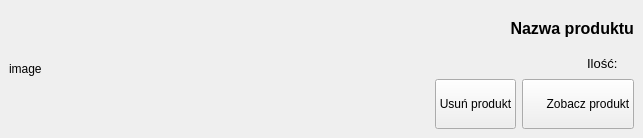
<?xml version="1.0" encoding="UTF-8"?>
<ui version="4.0">
 <class>ProductListElement</class>
 <widget class="QWidget" name="ProductListElement">
  <property name="geometry">
   <rect>
    <x>0</x>
    <y>0</y>
    <width>643</width>
    <height>138</height>
   </rect>
  </property>
  <property name="minimumSize">
   <size>
    <width>0</width>
    <height>138</height>
   </size>
  </property>
  <property name="maximumSize">
   <size>
    <width>16777215</width>
    <height>138</height>
   </size>
  </property>
  <property name="windowTitle">
   <string>Form</string>
  </property>
  <property name="styleSheet">
   <string notr="true"/>
  </property>
  <layout class="QVBoxLayout" name="verticalLayout_2">
   <property name="spacing">
    <number>0</number>
   </property>
   <property name="leftMargin">
    <number>0</number>
   </property>
   <property name="topMargin">
    <number>0</number>
   </property>
   <property name="rightMargin">
    <number>0</number>
   </property>
   <property name="bottomMargin">
    <number>0</number>
   </property>
   <item>
    <widget class="QWidget" name="widget" native="true">
     <property name="styleSheet">
      <string notr="true">QWidget #widget:hover {
	border: 2px solid white;
	border-radius: 15%;
}</string>
     </property>
     <layout class="QHBoxLayout" name="horizontalLayout" stretch="0,0">
      <item>
       <widget class="QLabel" name="imageLabel">
        <property name="sizePolicy">
         <sizepolicy hsizetype="Preferred" vsizetype="Preferred">
          <horstretch>0</horstretch>
          <verstretch>0</verstretch>
         </sizepolicy>
        </property>
        <property name="minimumSize">
         <size>
          <width>0</width>
          <height>0</height>
         </size>
        </property>
        <property name="maximumSize">
         <size>
          <width>16777215</width>
          <height>16777215</height>
         </size>
        </property>
        <property name="styleSheet">
         <string notr="true"/>
        </property>
        <property name="text">
         <string>image</string>
        </property>
       </widget>
      </item>
      <item>
       <layout class="QVBoxLayout" name="verticalLayout" stretch="3,0,4">
        <item>
         <widget class="QLabel" name="nameLabel">
          <property name="font">
           <font>
            <pointsize>12</pointsize>
            <bold>true</bold>
           </font>
          </property>
          <property name="text">
           <string>Nazwa produktu</string>
          </property>
          <property name="alignment">
           <set>Qt::AlignRight|Qt::AlignTrailing|Qt::AlignVCenter</set>
          </property>
         </widget>
        </item>
        <item>
         <layout class="QHBoxLayout" name="horizontalLayout_3" stretch="1,0,9,0">
          <item>
           <widget class="QLabel" name="fullNameLabel">
            <property name="text">
             <string/>
            </property>
           </widget>
          </item>
          <item>
           <spacer name="horizontalSpacer_2">
            <property name="orientation">
             <enum>Qt::Horizontal</enum>
            </property>
            <property name="sizeHint" stdset="0">
             <size>
              <width>40</width>
              <height>20</height>
             </size>
            </property>
           </spacer>
          </item>
          <item>
           <widget class="QLabel" name="amountTextLabel">
            <property name="font">
             <font>
              <pointsize>10</pointsize>
             </font>
            </property>
            <property name="text">
             <string>Ilość: </string>
            </property>
            <property name="alignment">
             <set>Qt::AlignRight|Qt::AlignTrailing|Qt::AlignVCenter</set>
            </property>
           </widget>
          </item>
          <item>
           <widget class="QLabel" name="amountNumberLabel">
            <property name="sizePolicy">
             <sizepolicy hsizetype="Minimum" vsizetype="Preferred">
              <horstretch>0</horstretch>
              <verstretch>0</verstretch>
             </sizepolicy>
            </property>
            <property name="text">
             <string/>
            </property>
           </widget>
          </item>
         </layout>
        </item>
        <item>
         <layout class="QHBoxLayout" name="horizontalLayout_2" stretch="8,0,2">
          <item>
           <spacer name="horizontalSpacer">
            <property name="orientation">
             <enum>Qt::Horizontal</enum>
            </property>
            <property name="sizeHint" stdset="0">
             <size>
              <width>40</width>
              <height>20</height>
             </size>
            </property>
           </spacer>
          </item>
          <item>
           <widget class="QPushButton" name="deleteProductButton">
            <property name="sizePolicy">
             <sizepolicy hsizetype="Minimum" vsizetype="MinimumExpanding">
              <horstretch>0</horstretch>
              <verstretch>0</verstretch>
             </sizepolicy>
            </property>
            <property name="minimumSize">
             <size>
              <width>0</width>
              <height>0</height>
             </size>
            </property>
            <property name="cursor">
             <cursorShape>PointingHandCursor</cursorShape>
            </property>
            <property name="styleSheet">
             <string notr="true"/>
            </property>
            <property name="text">
             <string>Usuń produkt</string>
            </property>
            <property name="icon">
             <iconset resource="resources.qrc">
              <normaloff>:/icons_white/trash-2.png</normaloff>:/icons_white/trash-2.png</iconset>
            </property>
            <property name="iconSize">
             <size>
              <width>32</width>
              <height>32</height>
             </size>
            </property>
           </widget>
          </item>
          <item>
           <widget class="QPushButton" name="showProductButton">
            <property name="sizePolicy">
             <sizepolicy hsizetype="Minimum" vsizetype="MinimumExpanding">
              <horstretch>0</horstretch>
              <verstretch>0</verstretch>
             </sizepolicy>
            </property>
            <property name="minimumSize">
             <size>
              <width>0</width>
              <height>0</height>
             </size>
            </property>
            <property name="cursor">
             <cursorShape>PointingHandCursor</cursorShape>
            </property>
            <property name="styleSheet">
             <string notr="true"/>
            </property>
            <property name="text">
             <string>      Zobacz produkt</string>
            </property>
            <property name="icon">
             <iconset resource="resources.qrc">
              <normaloff>:/icons_white/eye.png</normaloff>:/icons_white/eye.png</iconset>
            </property>
            <property name="iconSize">
             <size>
              <width>32</width>
              <height>32</height>
             </size>
            </property>
           </widget>
          </item>
         </layout>
        </item>
       </layout>
      </item>
     </layout>
    </widget>
   </item>
  </layout>
 </widget>
 <resources>
  <include location="resources.qrc"/>
 </resources>
 <connections/>
</ui>
